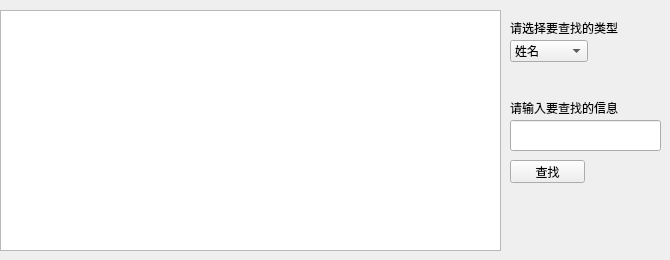
          <widget class="QWidget" name="tabWidget_5Page1_2">
           <attribute name="title">
            <string>历史所有客户信息</string>
           </attribute>
           <widget class="QTableWidget" name="tableWidget">
            <property name="geometry">
             <rect>
              <x>0</x>
              <y>10</y>
              <width>501</width>
              <height>241</height>
             </rect>
            </property>
           </widget>
           <widget class="QLabel" name="label_45">
            <property name="geometry">
             <rect>
              <x>510</x>
              <y>20</y>
              <width>141</width>
              <height>16</height>
             </rect>
            </property>
            <property name="text">
             <string>请选择要查找的类型</string>
            </property>
           </widget>
           <widget class="QComboBox" name="comboBox_5">
            <property name="geometry">
             <rect>
              <x>510</x>
              <y>40</y>
              <width>82</width>
              <height>22</height>
             </rect>
            </property>
            <property name="currentIndex">
             <number>0</number>
            </property>
            <property name="sizeAdjustPolicy">
             <enum>QComboBox::AdjustToContents</enum>
            </property>
            <item>
             <property name="text">
              <string>姓名</string>
             </property>
            </item>
            <item>
             <property name="text">
              <string>身份证号</string>
             </property>
            </item>
            <item>
             <property name="text">
              <string>手机号</string>
             </property>
            </item>
           </widget>
           <widget class="QLineEdit" name="lineEdit_15">
            <property name="geometry">
             <rect>
              <x>510</x>
              <y>120</y>
              <width>151</width>
              <height>31</height>
             </rect>
            </property>
            <property name="font">
             <font>
              <family>宋体</family>
              <pointsize>10</pointsize>
             </font>
            </property>
            <property name="text">
             <string/>
            </property>
           </widget>
           <widget class="QLabel" name="label_56">
            <property name="geometry">
             <rect>
              <x>510</x>
              <y>100</y>
              <width>141</width>
              <height>16</height>
             </rect>
            </property>
            <property name="text">
             <string>请输入要查找的信息</string>
            </property>
           </widget>
           <widget class="QPushButton" name="pushButton_4">
            <property name="geometry">
             <rect>
              <x>510</x>
              <y>160</y>
              <width>75</width>
              <height>23</height>
             </rect>
            </property>
            <property name="text">
             <string>查找</string>
            </property>
           </widget>
          </widget>
